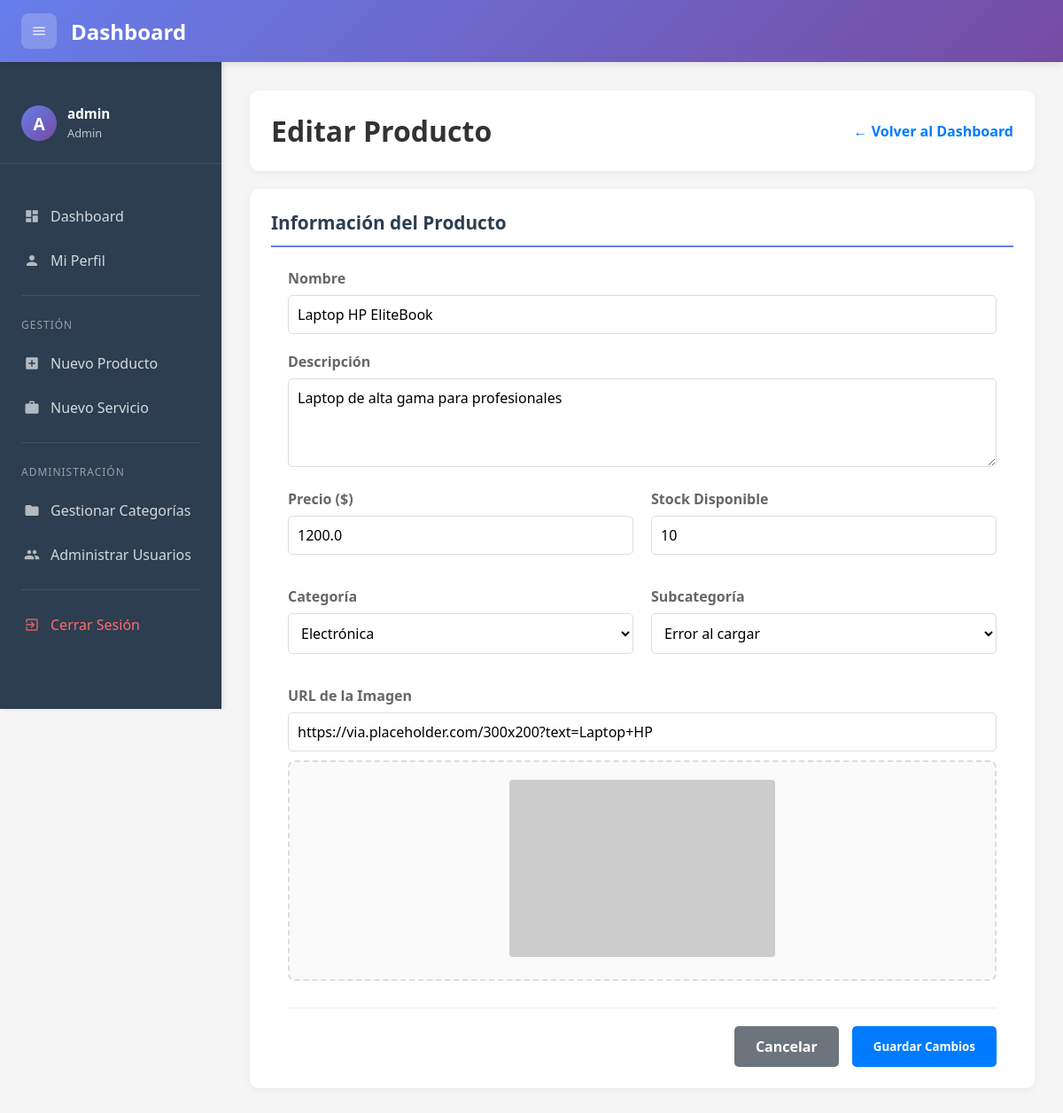
The app's page /productos/1/editar (signed in) with its own data.
### models.py (models this page shows, shortened)
class User(db.Model, UserMixin):
    id = db.Column(db.Integer, primary_key=True)
    username = db.Column(db.String(80), unique=True, nullable=False)
    password_hash = db.Column(db.String(200), nullable=False)
    email = db.Column(db.String(120), unique=True, nullable=True)
    role = db.Column(db.String(20), default='usuario')  # 'admin' o 'usuario'
    is_active = db.Column(db.Boolean, default=True)
    created_at = db.Column(db.DateTime, default=datetime.now)
    last_login = db.Column(db.DateTime, nullable=True)
    def is_admin(self):
        return self.role == 'admin'

class Producto(db.Model):
    id = db.Column(db.Integer, primary_key=True)
    nombre = db.Column(db.String(100), nullable=False)
    descripcion = db.Column(db.Text)
    precio = db.Column(db.Float, nullable=False)
    stock = db.Column(db.Integer, default=0)
    vendidos = db.Column(db.Integer, default=0)
    categoria_id = db.Column(db.Integer, db.ForeignKey('categorias.id'))
    subcategoria_id = db.Column(db.Integer, db.ForeignKey('subcategorias.id'))
    categoria = db.relationship('Categoria', backref=db.backref('productos', lazy=True))
    subcategoria = db.relationship('Subcategoria', backref=db.backref('productos', lazy=True))
    imagen_url = db.Column(db.String(255))
    created_by = db.Column(db.Integer, db.ForeignKey('user.id'))
    created_at = db.Column(db.DateTime, default=datetime.now)
    updated_at = db.Column(db.DateTime, default=datetime.now, onupdate=datetime.now)

class Categoria(db.Model):
    __tablename__ = 'categorias'
    id = db.Column(db.Integer, primary_key=True)
    nombre = db.Column(db.String(100), nullable=False)
    tipo = db.Column(db.String(20), nullable=False)  # 'producto', 'servicio', 'mixto'
    nivel = db.Column(db.Integer, default=1)  # 1: principal, 2: subcategoría, 3: especialidad
    parent_id = db.Column(db.Integer, db.ForeignKey('categorias.id'), nullable=True)
    orden = db.Column(db.Integer, default=0)
    icono = db.Column(db.String(50), nullable=True)
    descripcion = db.Column(db.Text, nullable=True)
    created_at = db.Column(db.DateTime, default=datetime.now)
    updated_at = db.Column(db.DateTime, default=datetime.now, onupdate=datetime.now)
    created_by = db.Column(db.Integer, db.ForeignKey('user.id'))
    subcategorias = db.relationship('Subcategoria', backref='categoria', lazy=True, cascade='all, delete-orphan')
    children = db.relationship('Categoria', backref=db.backref('parent', remote_side=[id]), lazy=True)

### app.py (the view, shortened to what this page needs)
@app.route('/productos/<int:id>/editar', methods=['GET', 'POST'])
@login_required
def editar_producto(id):
    producto = Producto.query.get_or_404(id)
    if not current_user.is_admin() and producto.created_by != current_user.id:
        flash('No tienes permisos para editar este producto', 'error')
        return redirect(url_for('dashboard'))
    categorias = Categoria.query.filter_by(tipo='producto').all()
    return render_template('editar_item.html',
                         item=producto,
                         tipo='producto',
                         categorias=categorias,
                         page_title='Editar Producto')

### app.py (called while the page is built)
@login_manager.user_loader
def load_user(user_id):
    return User.query.get(int(user_id))

@app.context_processor
def inject_user_data():
    if current_user.is_authenticated:
        return {
            'es_admin': current_user.is_admin(),
            'current_user': current_user
        }
    return {}

### templates/editar_item.html (shortened to what this page needs)
{% extends "base.html" %}
{% block content %}
    <div class="section" style="display: flex; justify-content: space-between; align-items: center; margin-bottom: 20px;">
        <h1 style="margin: 0;">{{ 'Editar Producto' if tipo == 'producto' else 'Editar Servicio' }}</h1>
        <a href="{{ url_for('dashboard') }}" style="text-decoration: none; color: #007bff; font-weight: bold;">
            &larr; Volver al Dashboard
        </a>
    </div>
    <div class="section">
        <h2 class="section-title">Información del {{ 'Producto' if tipo == 'producto' else 'Servicio' }}</h2>
        <form method="POST" id="editForm" style="max-width: 800px; margin: 0 auto;">
            <div class="form-group" style="margin-bottom: 20px;">
                <label for="nombre" style="display: block; margin-bottom: 8px; font-weight: bold;">Nombre</label>
                <input type="text" id="nombre" name="nombre" class="form-control"
                       value="{{ item.nombre }}" required
                       style="width: 100%; padding: 10px; border: 1px solid #ddd; border-radius: 5px;">
            </div>
            <div class="form-group" style="margin-bottom: 20px;">
                <label for="descripcion" style="display: block; margin-bottom: 8px; font-weight: bold;">Descripción</label>
                <textarea id="descripcion" name="descripcion" class="form-control" required
                          style="width: 100%; padding: 10px; border: 1px solid #ddd; border-radius: 5px; min-height: 100px; resize: vertical;">{{ item.descripcion }}</textarea>
            </div>
            <div style="display: flex; gap: 20px; margin-bottom: 20px; flex-wrap: wrap;">
                <div style="flex: 1; min-width: 200px;">
                    <div class="form-group">
                        <label for="precio" style="display: block; margin-bottom: 8px; font-weight: bold;">Precio ($)</label>
                        <input type="number" id="precio" name="precio" class="form-control" step="0.01" min="0"
                               value="{{ item.precio }}" required
                               style="width: 100%; padding: 10px; border: 1px solid #ddd; border-radius: 5px;">
                    </div>
                </div>
                {% if tipo == 'producto' %}
                <div style="flex: 1; min-width: 200px;">
                    <div class="form-group">
                        <label for="stock" style="display: block; margin-bottom: 8px; font-weight: bold;">Stock Disponible</label>
                        <input type="number" id="stock" name="stock" class="form-control" min="0"
                               value="{{ item.stock }}"
                               style="width: 100%; padding: 10px; border: 1px solid #ddd; border-radius: 5px;">
                    </div>
                </div>
                {% endif %}
            </div>
            <div style="display: flex; gap: 20px; margin-bottom: 20px; flex-wrap: wrap;">
                <div style="flex: 1; min-width: 200px;">
                    <div class="form-group">
                        <label for="categoria" style="display: block; margin-bottom: 8px; font-weight: bold;">Categoría</label>
                        <select id="categoria" name="categoria" class="form-control"
                                style="width: 100%; padding: 10px; border: 1px solid #ddd; border-radius: 5px;">
                            {% for cat in categorias %}
                            <option value="{{ cat.id }}" {% if item.categoria_id == cat.id %}selected{% endif %}>
                                {{ cat.nombre }}
                            </option>
                            {% endfor %}
                        </select>
                    </div>
                </div>
                <div style="flex: 1; min-width: 200px;">
                    <div class="form-group">
                        <label for="subcategoria" style="display: block; margin-bottom: 8px; font-weight: bold;">Subcategoría</label>
                        <select id="subcategoria" name="subcategoria" class="form-control"
                                style="width: 100%; padding: 10px; border: 1px solid #ddd; border-radius: 5px;">
                            <option value="">-- Seleccionar Categoría Primero --</option>
                        </select>
                    </div>
                </div>
            </div>
            <div class="form-group" style="margin-bottom: 20px;">
                <label for="imagen_url" style="display: block; margin-bottom: 8px; font-weight: bold;">URL de la Imagen</label>
                <input type="url" id="imagen_url" name="imagen_url" class="form-control"
                       placeholder="https://..." value="{{ item.imagen_url or '' }}"
                       style="width: 100%; padding: 10px; border: 1px solid #ddd; border-radius: 5px;">
                <div style="margin-top: 10px; text-align: center; border: 2px dashed #ddd; padding: 20px; border-radius: 8px; background: #fafafa;">
                    <img id="preview_img" src="{{ item.imagen_url or '' }}"
                         style="max-width: 100%; max-height: 200px; object-fit: contain; border-radius: 4px; {% if not item.imagen_url %}display: none;{% endif %}">
                </div>
            </div>
            <div style="display: flex; justify-content: flex-end; gap: 15px; margin-top: 30px; padding-top: 20px; border-top: 1px solid #eee;">
                <a href="{{ url_for('dashboard') }}"
                   style="padding: 12px 24px; background-color: #6c757d; color: white; text-decoration: none; border-radius: 5px; font-weight: bold;">
                    Cancelar
                </a>
                <button type="submit"
                        style="padding: 12px 24px; background-color: #007bff; color: white; border: none; border-radius: 5px; font-weight: bold; cursor: pointer;">
                    Guardar Cambios
                </button>
            </div>
        </form>
    </div>
{% endblock %}

### templates/base.html (shortened to what this page needs)
<!DOCTYPE html>
<html lang="es">
<head>
</head>
<body>
    <header class="header">
        <div class="header-left">
            <button class="toggle-sidebar" onclick="toggleSidebar()" title="Menú">
                <svg class="icon-svg" viewBox="0 0 24 24">
                    <path d="M3 18h18v-2H3v2zm0-5h18v-2H3v2zm0-7v2h18V6H3z"/>
                </svg>
            </button>
            <h1 class="header-title">{% block page_title %}Dashboard{% endblock %}</h1>
        </div>
    </header>
    <div class="main-container">
        <nav class="sidebar" id="sidebar">
            <div class="sidebar-header">
                <div class="sidebar-user">
                    <div class="sidebar-user-avatar">
                        {{ current_user.username[0]|upper if current_user.username else 'U' }}
                    </div>
                    <div class="sidebar-user-info">
                        <h4>{{ current_user.username|default('Usuario') }}</h4>
                        <small>{{ current_user.role|default('Usuario')|title }}</small>
                    </div>
                </div>
            </div>
            <div class="sidebar-menu">
                <a href="{{ url_for('dashboard') }}" class="menu-item {% if request.endpoint == 'dashboard' %}active{% endif %}">
                    <svg class="icon-svg" viewBox="0 0 24 24">
                        <path d="M3 13h8V3H3v10zm0 8h8v-6H3v6zm10 0h8V11h-8v10zm0-18v6h8V3h-8z"/>
                    </svg>
                    <span>Dashboard</span>
                </a>
                <a href="{{ url_for('perfil') }}" class="menu-item {% if request.endpoint == 'perfil' %}active{% endif %}">
                    <svg class="icon-svg" viewBox="0 0 24 24">
                        <path d="M12 12c2.21 0 4-1.79 4-4s-1.79-4-4-4-4 1.79-4 4 1.79 4 4 4zm0 2c-2.67 0-8 1.34-8 4v2h16v-2c0-2.66-5.33-4-8-4z"/>
                    </svg>
                    <span>Mi Perfil</span>
                </a>
                <div class="menu-divider"></div>
                <div class="menu-section">Gestión</div>
                <a href="{{ url_for('nuevo_producto') }}" class="menu-item {% if request.endpoint == 'nuevo_producto' %}active{% endif %}">
                    <svg class="icon-svg" viewBox="0 0 24 24">
                        <path d="M19 3H5c-1.11 0-2 .9-2 2v14c0 1.1.89 2 2 2h14c1.1 0 2-.9 2-2V5c0-1.1-.9-2-2-2zm-2 10h-4v4h-2v-4H7v-2h4V7h2v4h4v2z"/>
                    </svg>
                    <span>Nuevo Producto</span>
                </a>
                <a href="{{ url_for('nuevo_servicio') }}" class="menu-item {% if request.endpoint == 'nuevo_servicio' %}active{% endif %}">
                    <svg class="icon-svg" viewBox="0 0 24 24">
                        <path d="M20 6h-4V4c0-1.11-.89-2-2-2h-4c-1.11 0-2 .89-2 2v2H4c-1.11 0-1.99.89-1.99 2L2 19c0 1.11.89 2 2 2h16c1.11 0 2-.89 2-2V8c0-1.11-.89-2-2-2zm-6 0h-4V4h4v2z"/>
                    </svg>
                    <span>Nuevo Servicio</span>
                </a>
                {% if es_admin|default(false) %}
                <div class="menu-divider"></div>
                <div class="menu-section">Administración</div>
                <a href="{{ url_for('gestion_categorias') }}" class="menu-item {% if request.endpoint == 'gestion_categorias' %}active{% endif %}">
                    <svg class="icon-svg" viewBox="0 0 24 24">
                        <path d="M10 4H4c-1.1 0-1.99.9-1.99 2L2 18c0 1.1.9 2 2 2h16c1.1 0 2-.9 2-2V8c0-1.1-.9-2-2-2h-8l-2-2z"/>
                    </svg>
                    <span>Gestionar Categorías</span>
                </a>
                <a href="{{ url_for('admin_usuarios') }}" class="menu-item {% if request.endpoint == 'admin_usuarios' %}active{% endif %}">
                    <span>Administrar Usuarios</span>
                </a>
                {% endif %}
                <div class="menu-divider"></div>
                <a href="{{ url_for('logout') }}" class="menu-item" style="color: #ff6b6b;">
                    <svg class="icon-svg" viewBox="0 0 24 24">
                        <path d="M10.09 15.59L11.5 17l5-5-5-5-1.41 1.41L12.67 11H3v2h9.67l-2.58 2.59zM19 3H5c-1.11 0-2 .9-2 2v4h2V5h14v14H5v-4H3v4c0 1.1.89 2 2 2h14c1.1 0 2-.9 2-2V5c0-1.1-.9-2-2-2z"/>
                    </svg>
                    <span>Cerrar Sesión</span>
                </a>
            </div>
        </nav>
        <main class="content-wrapper" id="contentWrapper">
            {% block content %}{% endblock %}
        </main>
    </div>
</body>
</html>

### records on screen
User: username "A", username "admin", role "Admin"
Producto: nombre "Laptop HP EliteBook", descripcion "Laptop de alta gama para profesionales", precio "1200.0", stock "10", categoria "Electrónica", imagen_url "https://via.placeholder.com/300x200?text=Laptop+HP"

### other values on screen
{{ 'Editar Producto' if tipo == 'producto' else 'Editar Servicio' }} "Editar Producto"
{{ 'Producto' if tipo == 'producto' else 'Servicio' }} "Producto"
